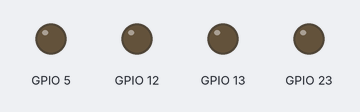
Bench run of a program on a simulated ESP32 board running MicroPython. Parts: output pins drawn as LEDs (lit = HIGH). Library files of the repository ran but are not shown: 1 file(s).

Above: at 0.05 s.
Timing chart, 0 to 3.0 s (numbered marks = the images above):
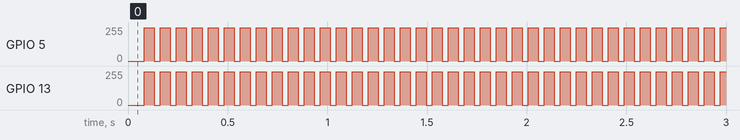

Measured:
- by itself, GPIO 5, GPIO 13: alternates 249/255 for 0.05 s and 0/255 for 0.03 s

The program:

main.py
```python
import machine
# Pinos reservados para o sensor de linha
pinEsq = 18
pinDir = 19
sensorLinhaEsq = machine.Pin(pinEsq, machine.Pin.IN, machine.Pin.PULL_UP)
sensorLinhaDir = machine.Pin(pinDir, machine.Pin.IN, machine.Pin.PULL_UP)


from L9110URA import L9110URA
import time

dr = L9110URA(13,12,5,23)

parar =  False

deltaMove = 50
deltaStop = 30
## O sensor retorna 1 para linha preta e 0 para fundo claro
while ( not parar ):
  time.sleep_ms(deltaMove)
  dr.parar()
  time.sleep_ms(deltaStop)
  if ( not sensorLinhaDir.value() and not sensorLinhaEsq.value() ):
    dr.frente(900)
    #print('Frente!')
  elif ( sensorLinhaDir.value() and  sensorLinhaEsq.value() ):
    dr.re()
    #print('Re!')
  elif ( sensorLinhaEsq.value() ):
    dr.esquerda()
    #print('Esquerda!')
  elif ( sensorLinhaDir.value() ):
    dr.direita()
    #print('Direita!')
```

L9110URA.py
```python
## Motor A - Esquerdo
# Sugestão de Pinos
#A_IA  -->  Motor A PWM Speed --> 13
#A_IB  -->  Motor A Direction --> 12

## Motor B - Direito
# Sugestão de Pinos
#B_IA  -->  Motor B PWM Speed --> 5
#B_IB  -->  Motor B Direction --> 23

from MotorDC import MotorDC
import time
class L9110URA(MotorDC):
    def __init__ (self, pinVelE,pinDirE,pinVelD,pinDirD):
        self.name = 'L9110URA'
        self.motorEsquerdo = MotorDC(pinVelE,pinDirE)
        self.motorDireito = MotorDC(pinVelD,pinDirD)
        self.configura(0,0,0,0) # parar

    # 0 velocidade mínima e 1000 velocidade máxima
    def frente(self, vel = 1000):
        self.configura(1,1000 - vel,1,1000 - vel)

    # 0 velocidade mínima e 1000 velocidade máxima
    def re(self, vel = 1000):
        self.configura(0,vel,0,vel)

    def esquerda(self):
        self.configura(0,1000,1,0)

    def direita(self):
        self.configura(1,0,0,1000)

    def parar(self):
        self.configura(0,0,0,0)

    def configura(self, sA, vA, sB, vB):
        self.motorEsquerdo.sentido(sA)
        self.motorEsquerdo.velocidade(vA)
        self.motorDireito.sentido(sB)
        self.motorDireito.velocidade(vB)

    def passoFrente(self):
        self.configura(1,0,1,0)
        time.sleep_ms(300)
        self.configura(0,0,0,0) # parar

    def passoRe(self):
        self.configura(0,1000,0,1000)
        time.sleep_ms(300)
        self.configura(0,0,0,0) # parar

    def passoEsquerda(self):
        self.configura(0,1000,1,0)
        time.sleep_ms(150)
        self.configura(0,0,0,0) # parar

    def passoDireita(self):
        self.configura(1,0,0,1000)
        time.sleep_ms(150)
        self.configura(0,0,0,0) # parar
```

MotorDC.py
```python
from machine import Pin,PWM
class MotorDC:
    kind = 'MotorDC'
    def __init__(self,pin_vel,pin_dir):
        self.Pwm = PWM(Pin(pin_vel), freq=1000 ,duty = 0)
        self.Dir= Pin(pin_dir, Pin.OUT)

    def velocidade(self, valor):
        self.Pwm.duty(valor)

    def sentido(self, sen = 0):
        if sen == 0:
            self.Dir.off()
        else:
            self.Dir.on()
```
